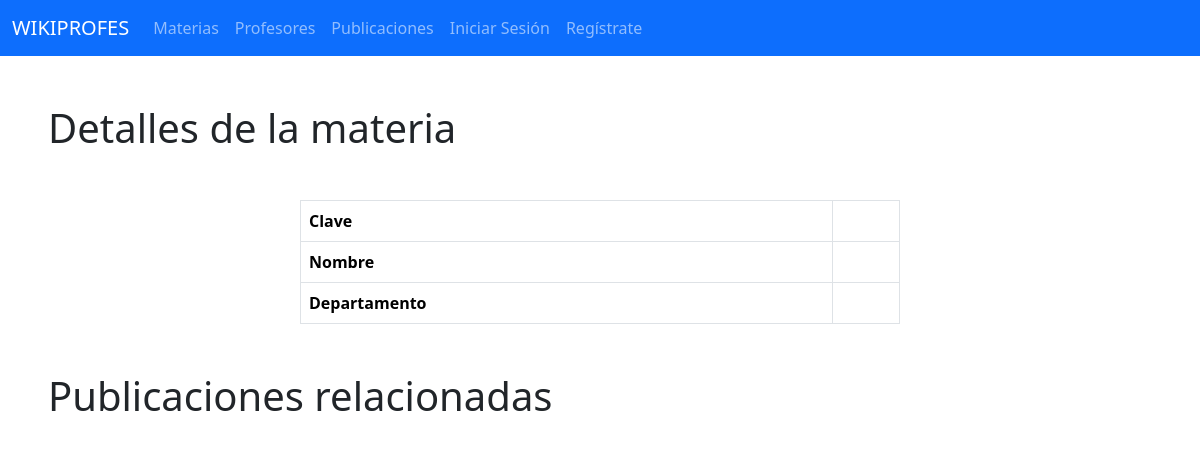
Page /materia/2 on the earlier database version.
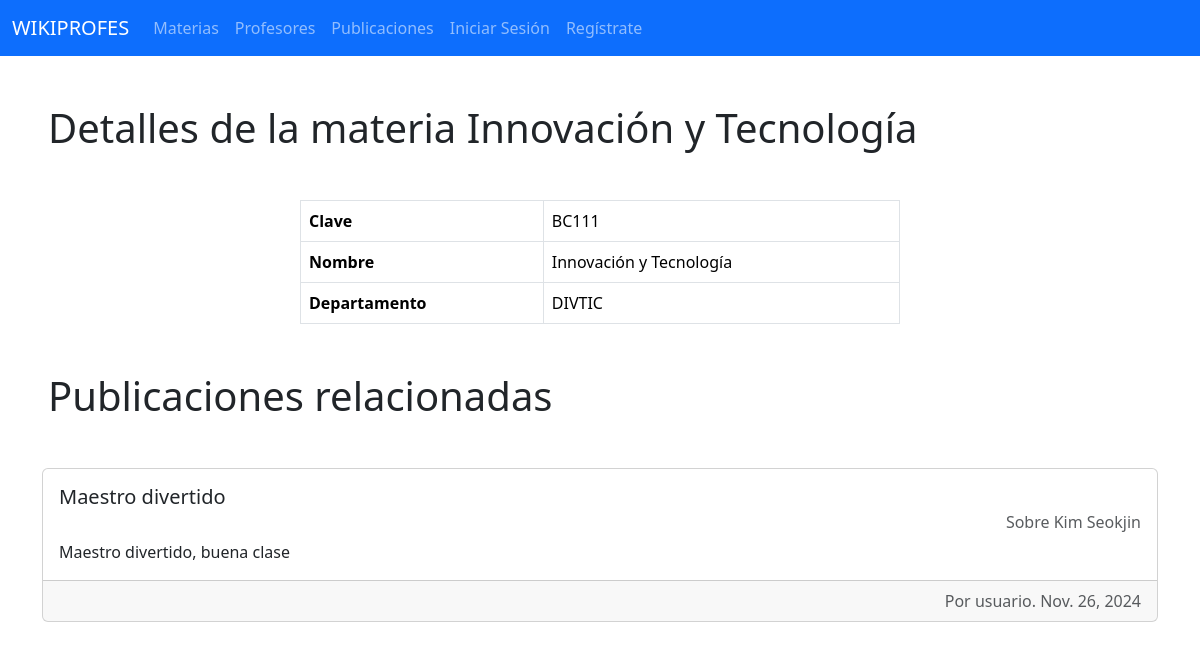
Same page on the later database version.
### publicacion/models.py (models this page shows, shortened)
class Publicacion(models.Model):
    materia = models.ForeignKey(Materia, on_delete=models.CASCADE)
    profesor = models.ForeignKey(Profesor, on_delete=models.CASCADE)
    usuario = models.ForeignKey(User, on_delete=models.CASCADE)
    titulo = models.CharField(max_length=80)
    fecha = models.DateField()
    comentario = models.TextField(max_length=200)
    dominio = models.IntegerField()
    puntualidad = models.IntegerField()
    asistencia = models.IntegerField()
    dificultad = models.IntegerField()
    seguimiento = models.IntegerField()

### materia/models.py (models this page shows, shortened)
class Materia(models.Model):
    clave = models.CharField(max_length=10)
    nombre = models.CharField(max_length=80)
    departamento = models.CharField(max_length=50)
    profesores = models.ManyToManyField(Profesor, through='publicacion.Publicacion')
    usuarios = models.ManyToManyField(User, through='publicacion.Publicacion')

### profesor/models.py (models this page shows)
class Profesor(models.Model):
    nombre = models.CharField(max_length=80)
    usuarios = models.ManyToManyField(User, through='publicacion.Publicacion')
    def __str__(self):
        return f"{self.nombre}"

### publicacion/views.py (the view)
# urls.py: path("materia/<int:materia_id>",views.MateriaView.as_view(), name="materia"),
class MateriaView(generic.ListView):
    template_name = "publicacion/materia.html"
    def get_queryset(self):
        return Publicacion.objects.filter(materia_id=self.kwargs["materia_id"])

### templates/publicacion/materia.html (shortened to what this page needs)
{% extends "base.html" %}
{% block content %}
    <h1 class="m-5">Detalles de la materia {{publicacion_list.0.materia.nombre}}</h1>
    <table class="table table-bordered" style="width: 50%; margin: auto;">
        <tbody>
          <tr>
            <th scope="row">Clave</th>
            <td>{{publicacion_list.0.materia.clave}}</td>
          </tr>
          <tr>
            <th scope="row">Nombre</th>
            <td>{{publicacion_list.0.materia.nombre}}</td>
          </tr>
          <tr>
            <th scope="row">Departamento</th>
            <td>{{publicacion_list.0.materia.departamento}}</td>
          </tr>
        </tbody>
      </table>
    <h1 class="m-5">Publicaciones relacionadas</h1>
    {% for publicacion in publicacion_list %}
    <section>
        <div class="container">
            <div class="card mb-3">
                <div class="card-body">
                  <h5 class="card-title">{{publicacion.titulo}}</h5>
                  <h6 class="card-subtitle mb-2 text-body-secondary text-end">Sobre {{publicacion.profesor}}</h6>
                  <p class="card-text">{{publicacion.comentario}}</p>
                </div>
                <div class="card-footer text-body-secondary text-end">
                    Por {{publicacion.usuario}}. {{publicacion.fecha}}
                </div>
            </div>
        </div>
    </section>
    {% endfor %}
{% endblock content %}

### templates/base.html (shortened to what this page needs)
<!DOCTYPE html>
<html lang="en">
<head>
    <link href="https://cdn.jsdelivr.net/npm/bootstrap@5.3.3/dist/css/bootstrap.min.css" rel="stylesheet">
</head>
<body>
    <nav class="navbar navbar-expand-lg navbar-dark bg-primary mb-4">
        <div class="container-fluid">
            <a class="navbar-brand" href="/">WIKIPROFES</a>
            <div class="collapse navbar-collapse" id="navbarNavAltMarkup">
                <div class="navbar-nav">
                    <a class="nav-link" href="">Materias</a>
                    <a class="nav-link" href="">Profesores</a>
                    <a class="nav-link" href="">Publicaciones</a>
                    {% if user.is_authenticated %}
                    <a class="nav-link" href="/logout">Cerrar Sesión</a>
                    {% else %}
                    <a class="nav-link" href="/inicio">Iniciar Sesión</a>
                    <a class="nav-link" href="/registro">Regístrate</a>
                    {% endif %}
                </div>
            </div>
        </div>
    </nav>
    {% block content %}
    {% endblock content %}
</body>
</html>

Differences in the rows shown:
added Publicacion: materia.nombre "Innovación y Tecnología", materia.clave "BC111", materia.departamento "DIVTIC", titulo "Maestro divertido", profesor "Kim Seokjin", comentario "Maestro divertido, buena clase", usuario "usuario", fecha "Nov. 26, 2024"
